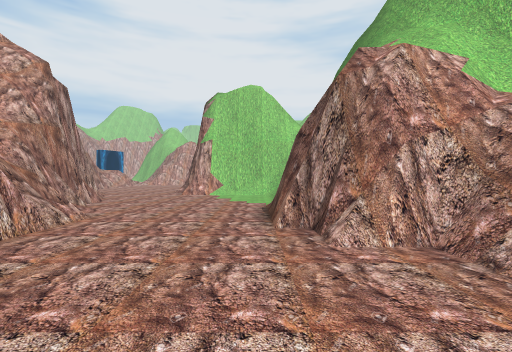
View 1 (above)

24 first-person views from a walk through a 3-D level made in the Unity game engine. The camera is 1.4 m above the floor, looks level and sees 85° across. The floor is counted in squares, 2 m on a side. Each view is taken from the middle of a square. On the plan, view 1 faces up. The plan holds only what a view shows up to about 9 squares ahead; the rest is blank. The place goes on beyond the plan. Some trees and plants on the terrain are drawn as simple stand-ins. The player character is not drawn. Some animated figures are not drawn.

View 2
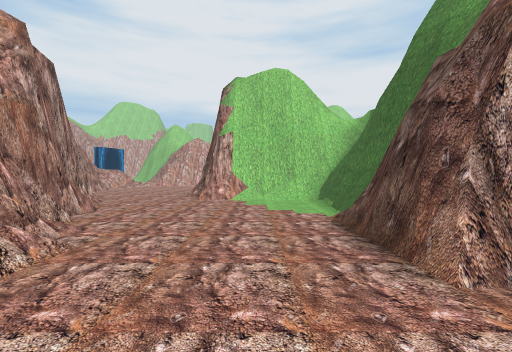

View 3
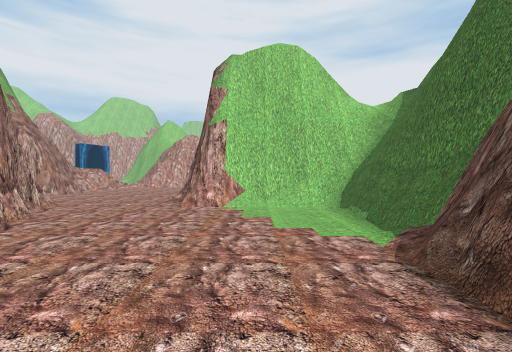

View 4
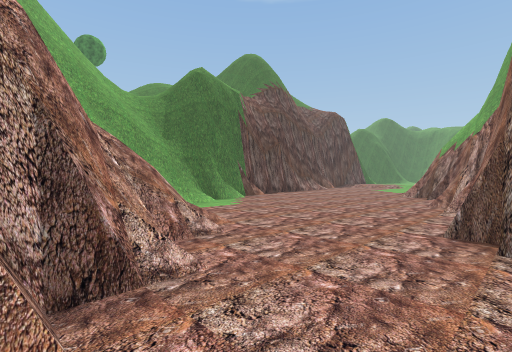

View 5
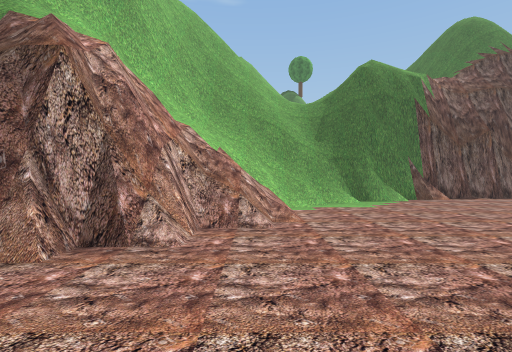

View 6
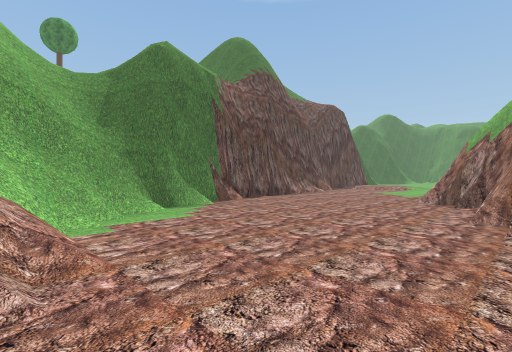

View 7
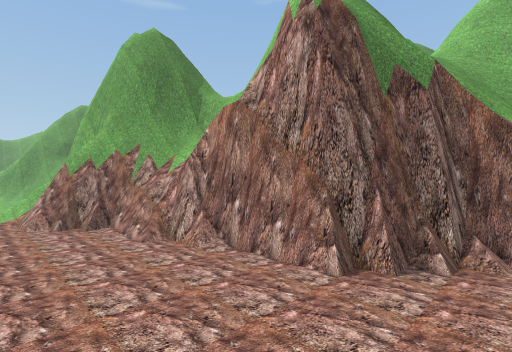

View 8
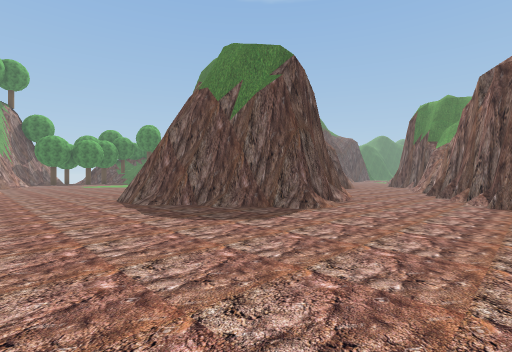

View 9
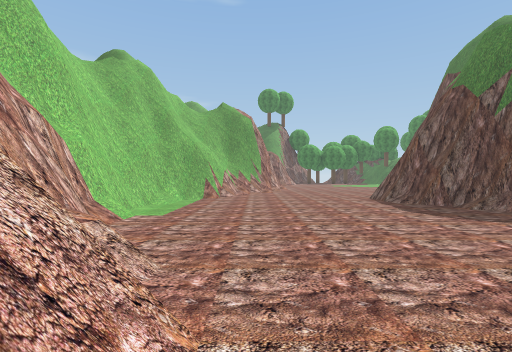

View 10
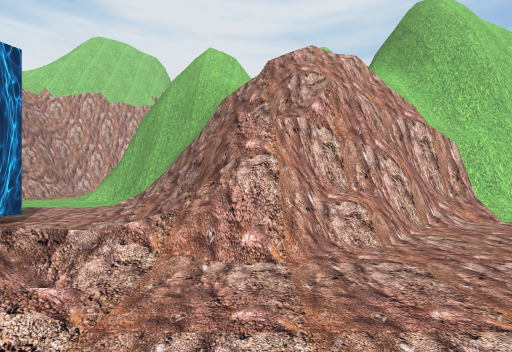

View 11
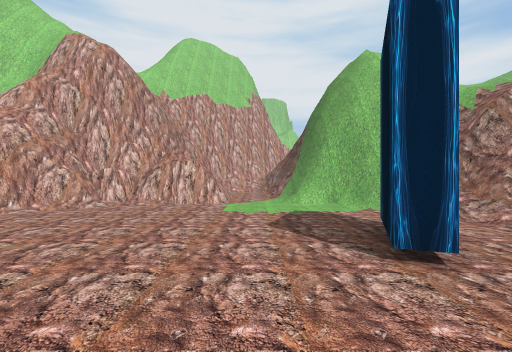

View 12
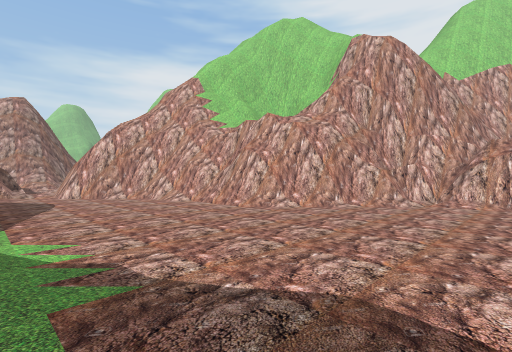

View 13
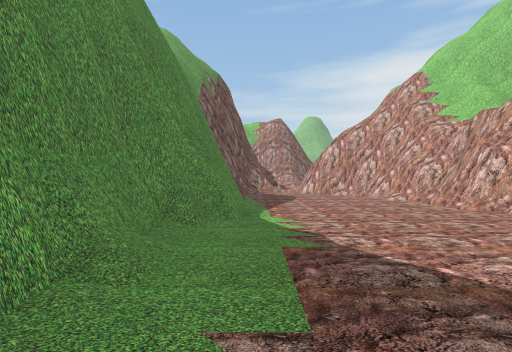

View 14
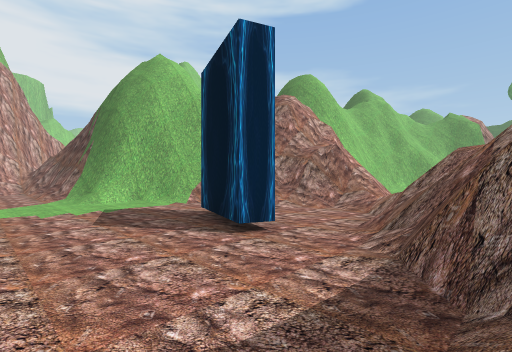

View 15
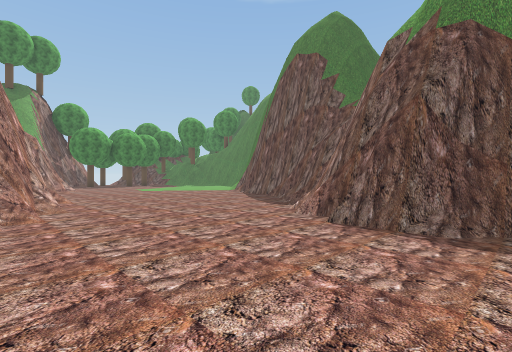

View 16
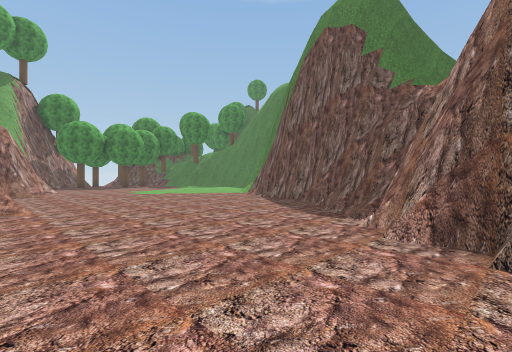

View 17
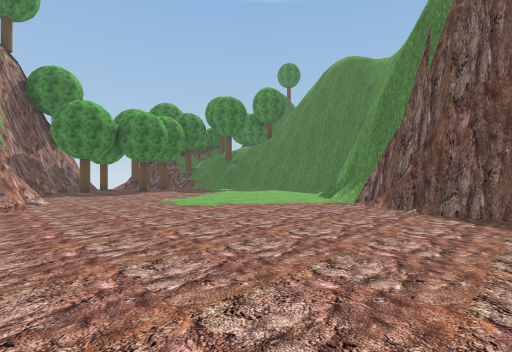

View 18
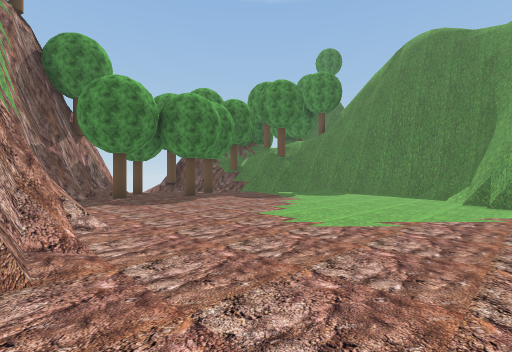

View 19
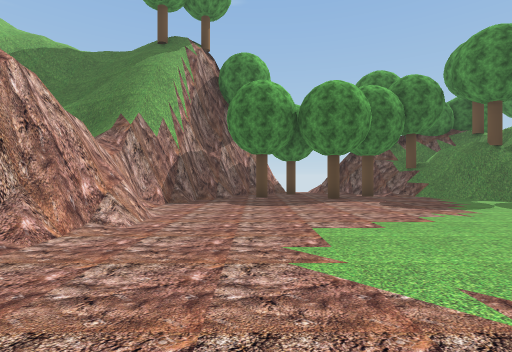

View 20
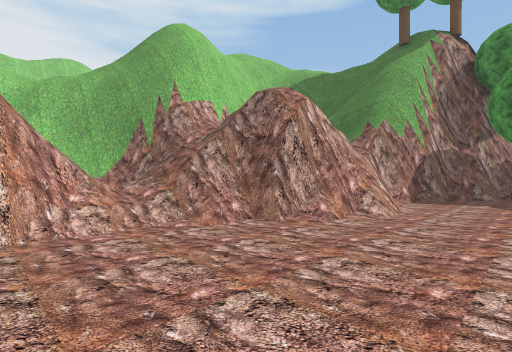

View 21
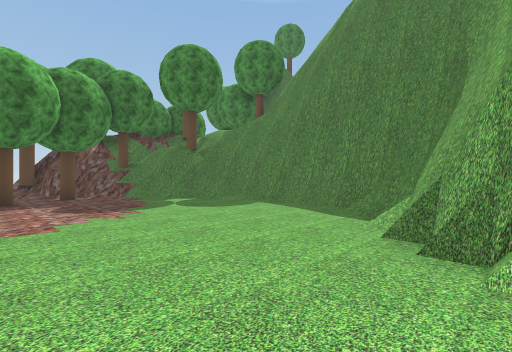

View 22
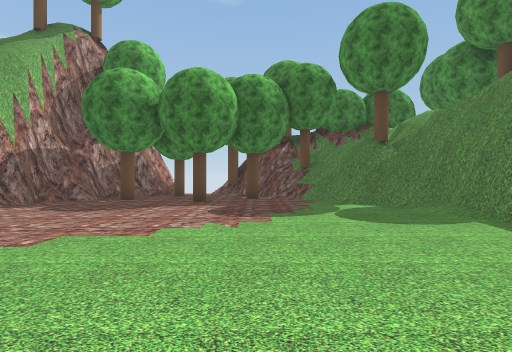

View 23
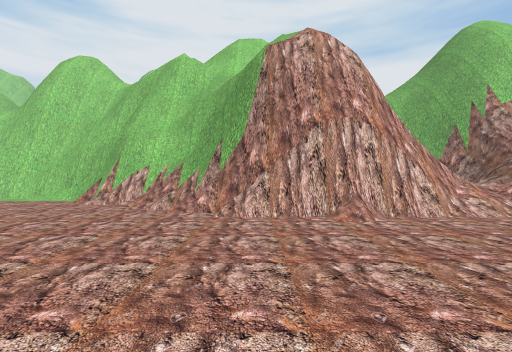

View 24
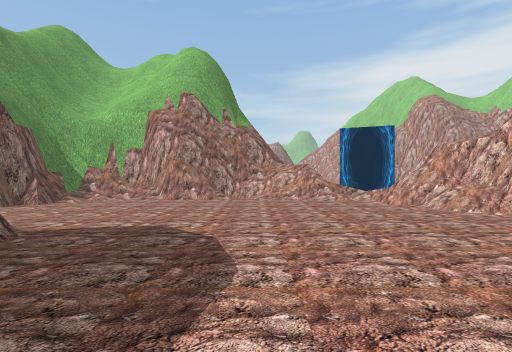

### Floor plan
Key: @ floor where view 1 was taken; # wall or solid block; . floor; / step, stairs or slope; = window, fence, low wall or low ledge; v drop or lower ground; T tree.
Columns run from 26 left of view 1 to 19 right of it. Each row starts with its distance up from view 1.
 29          ##  .#
 28         ###  .##
 27         ###/#./#
 26         ###v#./##
 25        ##.......##
 24     ####.........##
 23    ####........../###########        ##
 22  ###...........#./####...../###      /#
 21  #.............#../=/......./###   ## ##
 20 ##...............//.........../##  ##/=#
 19 /............./=#=/.............####//##
 18 #/...///...../## =.....................######
 17      ####//.     =......................//..##
 16         ###      #........##.................#
 15                  #.......####................T
 14                  #.....###  ##................
 13                  #.....#     ##..............T
 12                  #/....##     ####............
 11                  ###....####     ###..........
 10                    ##......#       ##.........
  9                     #......#        ##.......#
  8                     ##.....#         #/.....##
  7                      #.....#         ########
  6                      ##....#
  5                       #....#
  4                       ##...######
  3                        #...##/==#
  2                        #....///=#
  1                        ##......##
  0                         ##@.....#
 -1                          #......#
 -2                          #/.....##
 -3                          ##......#
 -4                           #......#
 -5                           #......#
 -6                           ##.... #

Where each view was taken, in squares from view 1:
view 1: 0 up, 0 right, facing up
view 2: 2 up, 1 left, facing up
view 3: 4 up, 1 left, facing up
view 4: 4 up, 1 left, facing down-right
view 5: 2 up, 2 left, facing right
view 6: 2 up, 0 right, facing down-right
view 7: 2 up, 3 right, facing down-left
view 8: 19 up, 7 left, facing down-right
view 9: 20 up, 8 left, facing right
view 10: 18 up, 7 left, facing up
view 11: 18 up, 13 left, facing up
view 12: 18 up, 15 left, facing up-left
view 13: 18 up, 14 left, facing left
view 14: 18 up, 14 left, facing up-right
view 15: 20 up, 1 left, facing down-right
view 16: 19 up, 1 right, facing down-right
view 17: 18 up, 6 right, facing down-right
view 18: 18 up, 10 right, facing down-right
view 19: 15 up, 10 right, facing right
view 20: 15 up, 9 right, facing up-right
view 21: 13 up, 10 right, facing down-right
view 22: 11 up, 11 right, facing right
view 23: 14 up, 6 right, facing up
view 24: 17 up, 0 right, facing left
